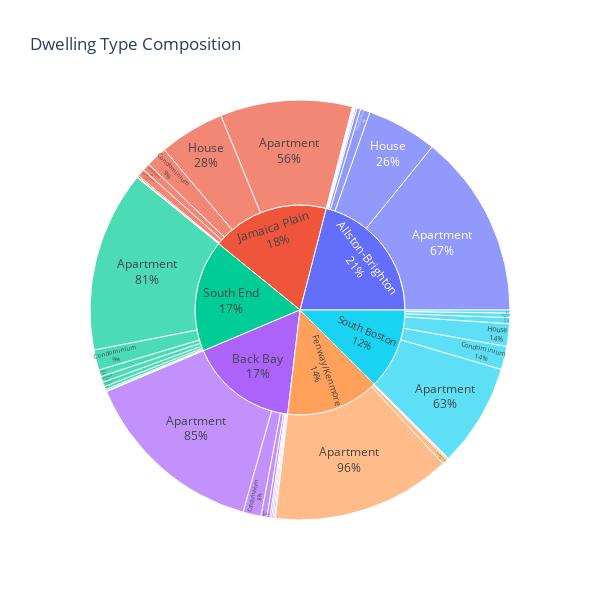

The notebook cell saved with this chart:
### Code cell
# Now that we know the locations we are going to use, it is time to plot our sunburst chart!

# Unfortunately plotly has a bug for the sunburst plot in which it does not recognize the 'id' column
# for the chart creation. Thus we'll have to make a second column with the same data.
# We are going to call the new column 'Number of Dwellings'
property_types_count['Number of Dwellings'] = property_types_count['id']

# Finally plotting the sunburst chart!
figure = px.sunburst(property_types_count, values = 'Number of Dwellings', path = ['neighbourhood','property_type'], 
                     width = 600, height = 600, title = 'Dwelling Type Composition')
figure.update_traces(textinfo="label+percent parent")
figure.show()

### Figure 1 — Plotly figure (JSON) as saved in the notebook; plotly's stock layout.template omitted (floating-point values rounded to 4 significant figures)
{"data": [{"branchvalues": "total", "domain": {"x": [0, 1], "y": [0, 1]}, "hovertemplate": "labels=%{label}<br>Number of Dwellings=%{value}<br>parent=%{parent}<br>id=%{id}<extra></extra>", "ids": ["Allston-Brighton/Apartment", "Back Bay/Apartment", "Fenway/Kenmore/Apartment", "Jamaica Plain/Apartment", "South Boston/Apartment", "South End/Apartment", "Allston-Brighton/Bed & Breakfast", "Back Bay/Bed & Breakfast", "Fenway/Kenmore/Bed & Breakfast", "Jamaica Plain/Bed & Breakfast", "South End/Bed & Breakfast", "Allston-Brighton/Condominium", "Back Bay/Condominium", "Fenway/Kenmore/Condominium", "Jamaica Plain/Condominium", "South Boston/Condominium", "South End/Condominium", "Allston-Brighton/Dorm", "South End/Dorm", "Jamaica Plain/Entire Floor", "Back Bay/Guesthouse", "Allston-Brighton/House", "Back Bay/House", "Fenway/Kenmore/House", "Jamaica Plain/House", "South Boston/House", "South End/House", "Allston-Brighton/Loft", "Back Bay/Loft", "Jamaica Plain/Loft", "South Boston/Loft", "South End/Loft", "Allston-Brighton/Other", "Back Bay/Other", "South Boston/Other", "South End/Other", "Allston-Brighton/Townhouse", "Back Bay/Townhouse", "Jamaica Plain/Townhouse", "South Boston/Townhouse", "South End/Townhouse", "Allston-Brighton/Villa", "Allston-Brighton", "Back Bay", "Fenway/Kenmore", "Jamaica Plain", "South Boston", "South End"], "labels": ["Apartment", "Apartment", "Apartment", "Apartment", "Apartment", "Apartment", "Bed & Breakfast", "Bed & Breakfast", "Bed & Breakfast", "Bed & Breakfast", "Bed & Breakfast", "Condominium", "Condominium", "Condominium", "Condominium", "Condominium", "Condominium", "Dorm", "Dorm", "Entire Floor", "Guesthouse", "House", "House", "House", "House", "House", "House", "Loft", "Loft", "Loft", "Loft", "Loft", "Other", "Other", "Other", "Other", "Townhouse", "Townhouse", "Townhouse", "Townhouse", "Townhouse", "Villa", "Allston-Brighton", "Back Bay", "Fenway/Kenmore", "Jamaica Plain", "South Boston", "South End"], "name": "", "parents": ["Allston-Brighton", "Back Bay", "Fenway/Kenmore", "Jamaica Plain", "South Boston", "South End", "Allston-Brighton", "Back Bay", "Fenway/Kenmore", "Jamaica Plain", "South End", "Allston-Brighton", "Back Bay", "Fenway/Kenmore", "Jamaica Plain", "South Boston", "South End", "Allston-Brighton", "South End", "Jamaica Plain", "Back Bay", "Allston-Brighton", "Back Bay", "Fenway/Kenmore", "Jamaica Plain", "South Boston", "South End", "Allston-Brighton", "Back Bay", "Jamaica Plain", "South Boston", "South End", "Allston-Brighton", "Back Bay", "South Boston", "South End", "Allston-Brighton", "Back Bay", "Jamaica Plain", "South Boston", "South End", "Allston-Brighton", "", "", "", "", "", ""], "textinfo": "label+percent parent", "type": "sunburst", "values": [245, 247, 239, 176, 137, 241, 1, 2, 1, 10, 6, 13, 24, 7, 28, 31, 27, 1, 1, 1, 1, 94, 8, 2, 87, 30, 9, 2, 4, 2, 4, 4, 1, 2, 8, 2, 5, 2, 10, 6, 8, 1, 363, 290, 249, 314, 216, 298]}], "layout": {"height": 600, "legend": {"tracegroupgap": 0}, "title": {"text": "Dwelling Type Composition"}, "width": 600}}
